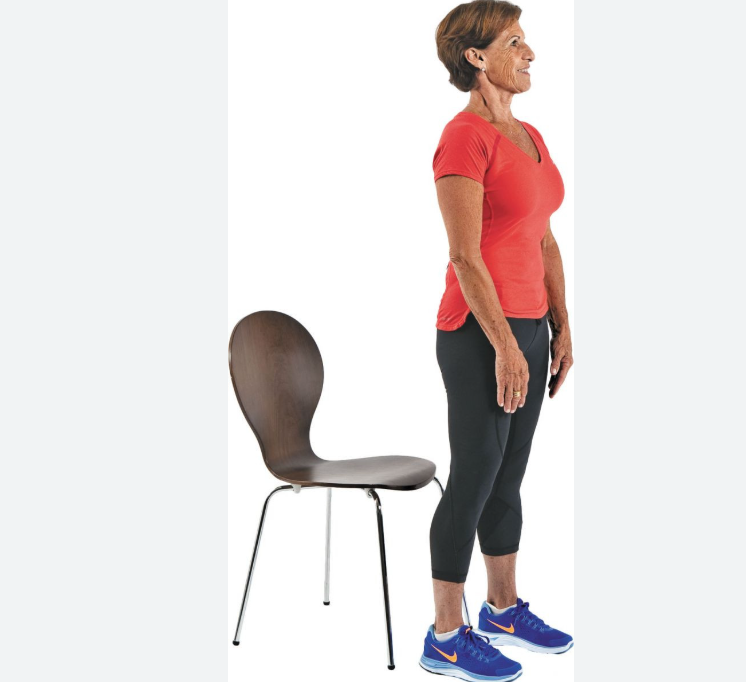
#> input picture samples/keypoint_detection/dataset/images/validation/standup_image_for_test.png, 746 x 682 px
$ jupyter execute --allow-errors sdk_in_a_day.ipynb
#> lines starting #> are read from the running program, lines starting #| are printed output that depends on the picture; after the words box and inside, x2 and y2 are one past the last pixel; in counts of white or black regions, pixels touching at a corner belong together
[cell 1]
# Copyright 2023 Sony Semiconductor Solutions Corp. All rights reserved.
#
# Licensed under the Apache License, Version 2.0 (the "License");
# you may not use this file except in compliance with the License.
# You may obtain a copy of the License at
#
#     http://www.apache.org/licenses/LICENSE-2.0
#
# Unless required by applicable law or agreed to in writing, software
# distributed under the License is distributed on an "AS IS" BASIS,
# WITHOUT WARRANTIES OR CONDITIONS OF ANY KIND, either express or implied.
# See the License for the specific language governing permissions and
# limitations under the License.

# Edge Application SDK in a day

Using ["**Zone Detection**"](https://developer.aitrios.sony-semicon.com/en/edge-ai-sensing/guides/) sample application of tutorials in AITRIOS developer site as an example,

this jupyter notebook demonstrates an overview of the "**Edge Application SDK**" in a day.

You can run this jupyter notebook step-by-step (one cell a time).

## Imports

[cell 2]
import json
import subprocess
from pathlib import Path

import cv2
import matplotlib.pyplot as plt
import numpy as np

## Defines

### AI model dependent defines

[cell 3]
# You must not change following defines.
# for AI model trained in Console for AITRIOS
INPUT_SIZE = 320
DNN_OUTPUT_DETECTIONS = 2

### "**Edge Application**" dependent defines

You can customize following **`MAX_DETECTIONS`** and **`APP_VERSION_NUMBER`**.

[cell 4]
# Vision and Sensing Application can use this parameter to limit the the number of objects
# detected by AI model in an image. In this case, if AI model detects more than 10 obejects,
# Vision and Sensing Application outputs only 10 objects which has higher precision.
MAX_DETECTIONS = 10

# version number of Vision and Sensing Application for Zone Detection
APP_VERSION_NUMBER = "01.01.00"

### This notebook dependent defines

[cell 5]
# You must not change following defines. You can skip reading them to understand the SDK.

SDK_ENV_ROOT_DIR = "../.."

VNSAPP_CODE_CLONE_DIR = (
    f"{SDK_ENV_ROOT_DIR}"
    "/.devcontainer/dependencies/aitrios-sdk-keypoint-detection-webapp-cs"
)
VNSAPP_CODE_DIR = "sample"
VNSAPP_DIR = "application"

## Common function

This cell defines a general utility function. So you can skip reading it to understand the SDK.

[cell 6]
def run_shell_command(command: str):
    """Run shell command with output log and checking return code."""

    with subprocess.Popen(
        command,
        stdout=subprocess.PIPE,
        shell=True,
        stderr=subprocess.STDOUT,
        bufsize=1,
        close_fds=True,
    ) as process:
        # for line in iter(process.stdout.readline, b""):
        while True:
            line = process.stdout.readline()
            if line:
                print(line.rstrip().decode("utf-8"))
            if process.poll() is not None:
                break
        process.stdout.close()
        return_code = process.wait()
        if return_code != 0:
            raise subprocess.CalledProcessError(process.returncode, process.args)

### Load an image for evaluating (used as Input Tensor)

[cell 7]
# You must not change following defines. You can skip reading them to understand the SDK.
IMAGES_TRAINING_DIR = "./dataset/images/training"
IMAGES_VALIDATION_DIR = "./dataset/images/validation"

[cell 8]
IMAGE_INPUT = f"{IMAGES_VALIDATION_DIR}/standup_image_for_test.png"
image = cv2.cvtColor(cv2.imread(IMAGE_INPUT), cv2.COLOR_BGR2RGB)
image = cv2.resize(image, dsize=(INPUT_SIZE, INPUT_SIZE))
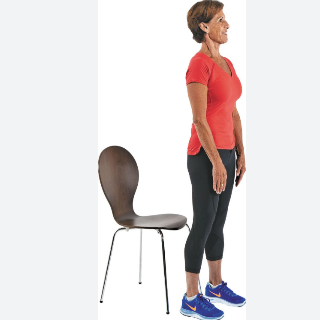
#> image: shape (320, 320, 3); mean R, G, B 226.7, 220.9, 220.9

## Prepare AI model

Create the Custom Vision model using "**Console for AITRIOS**" Web UI. <br>
See ["**Console User Manual**"](https://developer.aitrios.sony-semicon.com/en/edge-ai-sensing/documents/console-user-manual/) for details.

Use the dataset pre-installed in the SDK for training.

## Prepare "**Edge Application**"

### What is "**Edge Application**"?

"**Edge Application**" is post-processing application of AI model's Output Tensor running on Edge AI Device.

Please see [../../tutorials/4_prepare_application/1_develop/README.md](../../tutorials/4_prepare_application/1_develop/README.md) for details.

In "**Edge Application**" for "**Zone Detection**", by calculating IoU (Intersection over Union) in Edge AI Device, there is an advantage that the amount of uploading data to the cloud can be reduced.

### Set up environment for developing "**Edge Application**"

#### Copy Makefile customized for the SDK environment

#> (a cell that did not finish here is left out)

print(
    f"cp {VNSAPP_DIR}/Makefile_VnS \
        {VNSAPP_CODE_CLONE_DIR}/{VNSAPP_CODE_DIR}/sample/vision_app/single_dnn/keypointdetection/"
)

### Develop and build "**Edge Application**"

#### Common function

[cell 10]
def build_wasm():
    """build Vision and Sensing Application and copy the compiled Wasm file to this notebook's
    directory"""

    run_shell_command(f"{VNSAPP_DIR}/build.sh")
    run_shell_command(
        f"cp -f {VNSAPP_CODE_CLONE_DIR}/{VNSAPP_CODE_DIR}"
        "/sample/vision_app/single_dnn/keypointdetection/build/release/"
        "vision_app_keypointdetection.wasm"
        f" ./{VNSAPP_DIR}/"
    )
    print(f"\nCompiled Wasm file path: ./{VNSAPP_DIR}/vision_app_keypointdetection.wasm")

print(f"{VNSAPP_DIR}/build.sh")
print(f"cp -f {VNSAPP_CODE_CLONE_DIR}/{VNSAPP_CODE_DIR}"
        "/sample/vision_app/single_dnn/keypointdetection/build/release/"
        "vision_app_keypointdetection.wasm"
        f" ./{VNSAPP_DIR}/")
print(f"\nCompiled Wasm file path: ./{VNSAPP_DIR}/vision_app_keypointdetection.wasm")

#### Modify the source code (if needed)

The source code exists in [./../../.devcontainer/dependencies/aitrios-sdk-zone-detection-webapp-cs/sample](./../../.devcontainer/dependencies/aitrios-sdk-zone-detection-webapp-cs/sample).

Please modify the source code if needed.

#### Build Wasm

"**Edge Application**" is compiled to Wasm file.

> **NOTE**
>
> If docker image for building Wasm doesn't cached, it takes about 4 minutes.

#> (a cell that did not finish here is left out)

## Run "**Edge Application**" with mock

The SDK provides the test application for running "**Edge Application**", that mocks dependency libraries of Edge AI Device firmware.

So you can run "**Edge Application**" in the SDK environment for development and test.

Please see [../../tutorials/4_prepare_application/1_develop/README_wasmdebug.md](../../tutorials/4_prepare_application/1_develop/README_wasmdebug.md) for details.

> **NOTE**
>
> In the test application, the input of "**Edge Application**" is an array from the [output_tensor.jsonc](./application/output_tensor.jsonc) file.

### Defines

[cell 12]
# You must not change following defines. You can skip reading them to understand the SDK.

PPL_ENV_DIR = f"{SDK_ENV_ROOT_DIR}/tutorials/4_prepare_application/1_develop"
PPL_ENV_OUTPUT_DIR = "testapp/build/loader"
PPL_ENV_OUTPUT_FILE = "serialized_result_01.bin"

### Common functions

These cells define general utility function. So you can skip reading them to understand the SDK.

[cell 13]
def display_deserialized_inference_result(
    file_path: str, image: cv2.Mat, ppl_parameter
):
    """Display an image with overlaid metadata of inference result"""

    plt.figure()

    with open(file_path, "r") as f:
        json_load = json.load(f)

    detection_list = json_load["perception"]["object_detection_list"]

    overlaid_text_image = np.zeros((INPUT_SIZE, INPUT_SIZE, 4), dtype=np.uint8)
    result_image = image.copy()
    result_image = cv2.cvtColor(result_image, cv2.COLOR_RGB2RGBA)
    if (
        "zone" in ppl_parameter
        and "top_left_x" in ppl_parameter["zone"]
        and "top_left_y" in ppl_parameter["zone"]
        and "bottom_right_x" in ppl_parameter["zone"]
        and "bottom_right_y" in ppl_parameter["zone"]
    ):
        zone_xmin = ppl_parameter["zone"]["top_left_x"]
        zone_ymin = ppl_parameter["zone"]["top_left_y"]
        zone_xmax = ppl_parameter["zone"]["bottom_right_x"]
        zone_ymax = ppl_parameter["zone"]["bottom_right_y"]
        cv2.rectangle(
            result_image,
            (zone_xmin, zone_ymin),
            (zone_xmax, zone_ymax),
            (255, 0, 0, 255),
            2,
        )

    for idx, detection in enumerate(detection_list):
        bbox = detection["bounding_box"]
        score = detection["score"]
        iou = detection["iou"]
        zoneflag = detection["zoneflag"]
        xmin, ymin, xmax, ymax = bbox.values()
        if zoneflag:
            rectangle_color = (255, 255, 0, 255)
        else:
            rectangle_color = (255, 255, 0, 255)
        cv2.rectangle(result_image, (xmin, ymin), (xmax, ymax), rectangle_color, 2)

        text_pos_x = xmin + 2
        text_pos_y = ymin + 13
        if text_pos_x > (INPUT_SIZE - 35):
            text_pos_x = INPUT_SIZE - 35
        elif text_pos_x < 2:
            text_pos_x = 2
        if text_pos_y < 13:
            text_pos_y = 13
        elif text_pos_y > (INPUT_SIZE - 15):
            text_pos_y = INPUT_SIZE - 15
        cv2.putText(
            overlaid_text_image,
            str("{0:.0f}%".format(iou * 100.0)),
            (text_pos_x, text_pos_y),
            cv2.FONT_HERSHEY_PLAIN,
            1,
            (0, 255, 0, 255),
            1,
            cv2.LINE_AA,
        )

        text_pos_x = xmin + 2
        text_pos_y = ymax - 2
        if text_pos_x > (INPUT_SIZE - 35):
            text_pos_x = INPUT_SIZE - 35
        elif text_pos_x < 2:
            text_pos_x = 2
        if text_pos_y < 26:
            text_pos_y = 26
        elif text_pos_y > (INPUT_SIZE - 2):
            text_pos_y = INPUT_SIZE - 2
        cv2.putText(
            overlaid_text_image,
            str("{0:.0f}%".format(score * 100.0)),
            (text_pos_x, text_pos_y),
            cv2.FONT_HERSHEY_PLAIN,
            1,
            (255, 255, 0, 255),
            1,
            cv2.LINE_AA,
        )

    cv2.add(result_image, overlaid_text_image, result_image)
    plt.imshow(result_image)
    plt.axis("off")
    plt.show()
    plt.clf()
    plt.close()

[cell 14]
# [11 lines left out: function deserialize_output_tensor, not called in this run]

[cell 15]
print(f"cp $(pwd)/{VNSAPP_CODE_CLONE_DIR}/{VNSAPP_CODE_DIR}/schema/keypointdetection.fbs \
            $(pwd)/deserialize/keypointdetection.fbs")

### Prepare PPL Parameter and run "**Edge Application**"

PPL Parameter is used for customizing behavior of "**Edge Application**" by setting parameters.

#### Create PPL Parameter and save it as json

At first, use following PPL Parameter as provisional values for building and running "**Edge Application**" in the SDK environment. The **`zone`** value is incorrect and the **`threshold`** value is set too high.

[cell 16]
ppl_parameter_before = {
    "header": {"id": "00", "version": APP_VERSION_NUMBER},
    "dnn_output_detections": DNN_OUTPUT_DETECTIONS,
    "max_detections": MAX_DETECTIONS,
    "mode": 0,  # mode of "Zone Detection" application. 0: detections not filtered by IoU, 1: detections filtered by IoU
    "zone": {
        "top_left_x": 10,
        "top_left_y": 100,
        "bottom_right_x": 200,
        "bottom_right_y": 250,
    },
    "threshold": {"iou": 0.9, "score": 0.8},
    "input_width": INPUT_SIZE,
    "input_height": INPUT_SIZE,
}

with open(f"./{VNSAPP_DIR}/ppl_parameter_before.json", "w") as fp:
    json.dump(ppl_parameter_before, fp, indent=4)
    print(f"PPL Parameter saved as ./{VNSAPP_DIR}/ppl_parameter_before.json")

#### Build and run "**Edge Application**" in the SDK with mock library

Running "**Edge Application**" in the SDK with mock library, metadata of inference result serialized by FlatBuffers is generated as a result.

To read the result, deserialize the metadata of inference result.

> **NOTE**
>
> If docker image for deserialize isn't cached, it takes about 3 minutes.

[cell 17]
print(f"{VNSAPP_DIR}/start.sh \
                  -o $(pwd)/{VNSAPP_DIR}/output_tensor.jsonc \
                  -p $(pwd)/{VNSAPP_DIR}/ppl_parameter_before.json")

#> (a cell that did not finish here is left out)


# Copy metadata of inference result from test application directory to this notebook directory
run_shell_command(
    f"mkdir -p $(pwd)/deserialize && \
        cp -f $(pwd)/{PPL_ENV_DIR}/{PPL_ENV_OUTPUT_DIR}/{PPL_ENV_OUTPUT_FILE} \
            $(pwd)/deserialize/ppl_output_before.bin"
)
print(
    "\nSerialized metadata of inference result binary file path: \
        ./deserialize/ppl_output_before.bin"
)

# Deserialize
BINARY_FILE = "ppl_output_before.bin"
deserialize_output_tensor(BINARY_FILE)
print(
    "\nDeserialized metadata of inference result json file path: \
        ./deserialize/ppl_output_before.json"
)

#> (a cell that did not finish here is left out)


# Copy metadata of inference result from test application directory to this notebook directory
run_shell_command(
    f"mkdir -p $(pwd)/deserialize && \
        cp -f $(pwd)/{PPL_ENV_DIR}/{PPL_ENV_OUTPUT_DIR}/{PPL_ENV_OUTPUT_FILE} \
            $(pwd)/deserialize/ppl_output_before.bin"
)
print(
    "\nSerialized metadata of inference result binary file path: \
        ./deserialize/ppl_output_before.bin"
)

# Deserialize
BINARY_FILE = "ppl_output_before.bin"
deserialize_output_tensor(BINARY_FILE)
print(
    "\nDeserialized metadata of inference result json file path: \
        ./deserialize/ppl_output_before.json"
)

[cell 20]
print(
    f"mkdir -p $(pwd)/deserialize && \
        cp -f $(pwd)/{PPL_ENV_DIR}/{PPL_ENV_OUTPUT_DIR}/{PPL_ENV_OUTPUT_FILE} \
            $(pwd)/deserialize/ppl_output_before.bin"
)

[cell 21]
print(
    f"{VNSAPP_DIR}/start.sh \
                  -o $(pwd)/{VNSAPP_DIR}/output_tensor.jsonc \
                  -p $(pwd)/{VNSAPP_DIR}/ppl_parameter_before.json"
)
print(
    f"mkdir -p $(pwd)/deserialize && \
        cp -f $(pwd)/{PPL_ENV_DIR}/{PPL_ENV_OUTPUT_DIR}/{PPL_ENV_OUTPUT_FILE} \
            $(pwd)/deserialize/ppl_output_before.bin"
)
print(
    "\nSerialized metadata of inference result binary file path: \
        ./deserialize/ppl_output_before.bin"
)
print(
    "\nDeserialized metadata of inference result json file path: \
        ./deserialize/ppl_output_before.json"
)

#### Display deserialized metadata of inference result

Since the PPL Parameter are provisional values, the result will not be expected.

[cell 22]
file_path = "./deserialize/ppl_output_before.json"
display_deserialized_inference_result(file_path, image, ppl_parameter_before)
#> (reads samples/keypoint_detection/deserialize/ppl_output_before.json from the repository)
#> in display_deserialized_inference_result, `cv2.rectangle( result_image, (zone_xmin, zone_ymin), (zone_xmax, zone_..`:
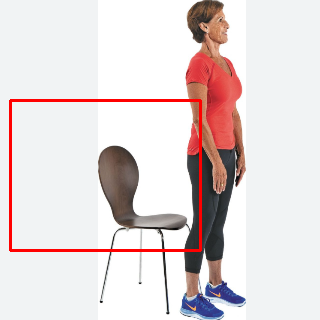
#> result_image: shape (320, 320, 4); mean R, G, B, A 227.7, 216.9, 217, 255
#> after the loop in display_deserialized_inference_result, `for idx, detection in enumerate(detection_list):`:
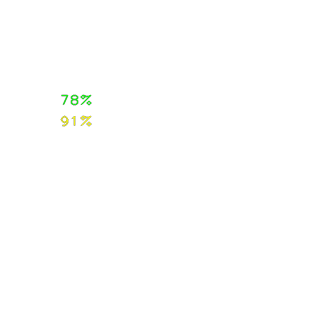
#> overlaid_text_image: shape (320, 320, 4); mean R, G, B, A 0.2, 0.5, 0, 0.5; transparent parts drawn white
#> after the loop in display_deserialized_inference_result, `for idx, detection in enumerate(detection_list):`:
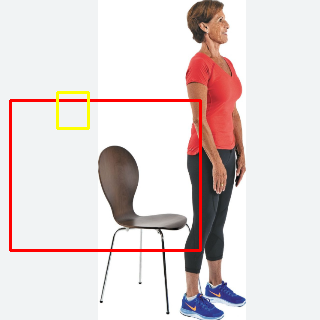
#> result_image: shape (320, 320, 4); 0.39% of pixels changed, all inside (x1, y1, x2, y2) = (56, 91, 90, 130)

# Display legend
# Yellow rectangle: detected object
# Yellow text: inference score of detected object
# Red rectangle: zone defined in PPL Parameter
# Green text: IoU (Intersection over Union) with detected object and zone

### Modify PPL Parameter and run "**Edge Application**"

#### Create PPL Parameter and save it as json (second time)

Before running following cell, you can customize the PPL Parameter.

For example, following **`mode`**, **`zone`** and **`threshold`**.

[cell 23]
ppl_parameter_after = {
    "header": {"id": "00", "version": "01.01.00"},
    "dnn_output_detections": DNN_OUTPUT_DETECTIONS,
    "max_detections": MAX_DETECTIONS,
    "mode": 0,  # mode of "Zone Detection" application. 0: detections not filtered by IoU, 1: detections filtered by IoU
    "zone": {
        "top_left_x": 11,
        "top_left_y": 179,
        "bottom_right_x": 212,
        "bottom_right_y": 276,
    },
    "threshold": {"iou": 0.5, "score": 0.4},
    "input_width": INPUT_SIZE,
    "input_height": INPUT_SIZE,
}

with open(f"./{VNSAPP_DIR}/ppl_parameter_after.json", "w") as fp:
    json.dump(ppl_parameter_after, fp, indent=4)
    print(f"PPL Parameter saved as ./{VNSAPP_DIR}/ppl_parameter_after.json")

#### Build and run "**Edge Application**" in the SDK with mock library (second time)

#> (a cell that did not finish here is left out)


# Copy metadata of inference result from test application directory to this notebook directory
run_shell_command(
    f"mkdir -p $(pwd)/deserialize && \
        cp -f $(pwd)/{PPL_ENV_DIR}/{PPL_ENV_OUTPUT_DIR}/{PPL_ENV_OUTPUT_FILE} \
            $(pwd)/deserialize/ppl_output_after.bin"
)
print(
    "\nSerialized metadata of inference result binary file path: \
        ./deserialize/ppl_output_after.bin"
)

# Deserialize
BINARY_FILE = "ppl_output_after.bin"
deserialize_output_tensor(BINARY_FILE)
print(
    "\nDeserialized metadata of inference result json file path: \
        ./deserialize/ppl_output_after.json"
)

#### Display deserialized metadata of inference result (second time)

Since the PPL Parameter are configured values, the result will be expected.

[cell 25]
file_path = "./deserialize/ppl_output_after.json"
display_deserialized_inference_result(file_path, image, ppl_parameter_after)
#> call 2 of display_deserialized_inference_result, with file_path = './deserialize/ppl_output_after.json'
#> (reads samples/zone_detection/deserialize/ppl_output_after.json from the repository)
#> in display_deserialized_inference_result (call 2), `cv2.rectangle( result_image, (zone_xmin, zone_ymin), (zone_xmax, zone_..`:
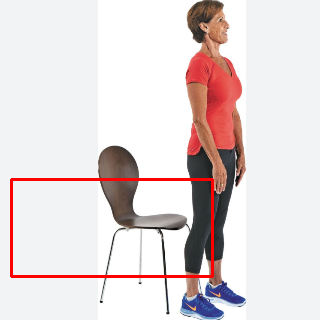
#> result_image: shape (320, 320, 4); mean R, G, B, A 227.7, 217.5, 217.5, 255
#> (the rest of the program and of its run is left out)
